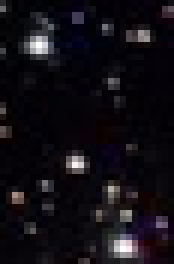
#> input picture images/44x29-test-2011-05Andreo_BigDipper7k.png, 29 x 44 px (shown 6 times larger)
$ python ObjectCounter.py
#> lines starting #> are read from the running program, lines starting #| are printed output that depends on the picture
#
#   Author: Monica Amaya, Savannah McCoy, Seedy Jahateh, Isaac Gray, Deanna M. Wilborne
#  Created: 2023-07-06
# Location: Berea College, Berea, Kentucky
#   Course: 2023 URCPP (Undergraduate Research and Creative Projects Program)
#     Term:
#  Purpose: A set of classes that provide a rapid method of counting objects in relatively small astro-photographs
#
# History:
#           2023-07-06, DMW, created from composite of code developed during research
#
#   Notes:
#           Copyright (c) 2023, Monica Amaya, Savannah McCoy, Seedy Jahahteh, Isaac Gray, Deanna M. Wilborne
#           MIT License, see: https://github.com/mewiii/2023-URCPP-Astro-Object-Detector/blob/main/LICENSE

from matplotlib import image
import datetime as dt
import matplotlib.pyplot as plt
import random
import matplotlib.animation as animation


class GetImageFile:

    def __init__(self, image_file_name: str = "") -> None:
        self.image_raw = None  # the original unprocessed data
        self.image_file_name = image_file_name
        self.timings = {}
        try:
            start_time = dt.datetime.now()
            if image_file_name != "":
                self.image_raw = image.imread(image_file_name)
#> self.image_raw is the input picture: shape (44, 29, 3) float32; mean R, G, B 0.0702, 0.0578, 0.0804
                self.image_rows = self.image_height = self.image_raw.shape[0]
#> self.image_rows = 44; self.image_height = 44
                self.image_cols = self.image_width = self.image_raw.shape[1]
#> self.image_cols = 29; self.image_width = 29
                self.image_dims = self.image_raw.shape[2]
#> self.image_dims = 3
            self.save_timing("IMAGE_LOAD", start_time)

            # make a 3 color slice from a 4+ dimensional object
            start_time = dt.datetime.now()
            if self.image_dims > 3:
                # self.image_3dim = np.delete(self.image_data, -1, axis=2)
                self.image_data = self.image_raw[:, :, :-1]
            else:
                self.image_data = self.image_raw.copy()
            self.save_timing("3DIM", start_time)

        except FileNotFoundError:
            print("{} not found.".format(image_file_name))

    def save_timing(self, timing_key: str, start_time) -> None:
        elapsed_time = dt.datetime.now() - start_time
        self.timings[timing_key] = [str(elapsed_time), elapsed_time]

    def show_timings(self):
        for key in self.timings.keys():
            print("{}: {}".format(key, self.timings[key][0]))


class ImageBase(GetImageFile):

    def __init__(self, image_file_name: str) -> None:
        super().__init__(image_file_name)
        self.color_tagged_image = None
        self.image_rows = None
        self.image_cols = None
        self.image_colors = None
        self.image_color_tagged = None
        self.image_rectangles = None

        if self.image_data is not None:
            self.image_rows, self.image_cols, self.image_colors = self.image_data.shape
#> self.image_colors = 3

    # [49 lines left out: functions color_tag_coord, draw_rectangles, show_image, save_image, not called in this run]

    def save_timing(self, timing_key: str, start_time) -> None:
        elapsed_time = dt.datetime.now() - start_time
        self.timings[timing_key] = [str(elapsed_time), elapsed_time]


class CourseObjectDetector(ImageBase):

    def __init__(self, image_file_name: str = "") -> None:
        super().__init__(image_file_name)
        self.test_offsets = [(-1, -1), (-1, 0), (-1, 1), (0, 1), (1, 1), (1, 0), (1, -1), (0, -1)]
        self.course_objects_list = []

        if self.image_data is not None:
            self.find_objects()

    def find_objects(self) -> []:
        start_time = dt.datetime.now()
        objects = []
        for r in range(self.image_rows):
            for c in range(self.image_cols):
                test_pixel_brightness = self.image_data[r][c].mean()
                found_object = True

                for d in self.test_offsets:
                    test_r = r + d[0]  # add the row direction offset to the current r
                    test_c = c + d[1]  # add the col direction offset to the current c
                    if test_r < 0 or test_r >= self.image_rows:
                        continue  # skip invalid rows
                    if test_c < 0 or test_c >= self.image_cols:
                        continue  # skip invalid columns
                    border_pixel_brightness = self.image_data[test_r][test_c].mean()
                    if border_pixel_brightness > test_pixel_brightness:
                        found_object = False
                        break  # brighter object found, skip to next pixel

                if found_object:
                    objects.append([test_pixel_brightness, (r, c)])
#> after the loop, objects = 118 items

        objects.sort(reverse=True)
        self.course_objects_list = objects
#> self.course_objects_list = 118 items
        elapsed_time = dt.datetime.now() - start_time
        self.timings["COURSE_COUNT"] = [str(elapsed_time), elapsed_time]
        return objects


class RefinedObjectDetector(CourseObjectDetector):

    def __init__(self, image_file_name: str = "", above_multi=1.0) -> None:
        super().__init__(image_file_name)
        self.refined_objects_list = []
        self.image_mean = self.image_data.mean()  # TODO: 2023-06-01, DMW, need to generalize this
#> self.image_mean = 0.0695

        # if we have a list of course objects, refine the objects detected
        if len(self.course_objects_list) > 0:
            self.refine_detected_objects(above_multi * self.image_mean)

    def refine_detected_objects(self, above_value: float) -> None:
        self.find_objects_at_or_above_value(self.course_objects_list, above_value)

    # given a list of object coordinates, find pixels above a specified value
    def find_objects_at_or_above_value(self, objects, above_value):
#> called with above_value = 0.0695
        start_time = dt.datetime.now()
        output_objects = objects.copy()
#> output_objects = 118 items
        for o in objects:
            r = o[1][0]
            c = o[1][1]

            if o[0] < above_value:
                output_objects.remove(o)
#> this loop made 118 passes
#> (o, r, c) on passes 1 to 12: ([0.999, (7, 6)], 7, 6), ([0.997, (41, 20)], 41, 20), ([0.956, (27, 12)], 27, 12), ([0.681, (31, 18)], 31, 18), ([0.597, (35, 21)], 35, 21), ([0.596, (5, 23)], 5, 23), ([0.575, (32, 2)], 32, 2), ([0.463, (37, 26)], 37, 26), ([0.46, (30, 7)], 30, 7), ([0.454, (4, 17)], 4, 17), ([0.417, (13, 18)], 13, 18), ([0.414, (1, 0)], 1, 0)
#> (r, c) on passes 61 to 66: (7, 28), (33, 28), (4, 28), (19, 21), (28, 23), (28, 1)
#> after the loop, output_objects = 34 items

        self.refined_objects_list = output_objects
#> self.refined_objects_list = 34 items
        elapsed_time = dt.datetime.now() - start_time
        self.timings["REFINED_COUNT"] = [str(elapsed_time), elapsed_time]
        return output_objects


# Class for computing Standard Deviation
class SD:

    # constructor takes an optional list of data
    def __init__(self, data: []) -> None:
        if len(data) == 0:
            raise ValueError("Length of data is 0.")

        self.data = data
        self.sum = sum(self.data)
        self.mean = float(self.sum) / float(len(data))
        self.max = max(data)
        self.min = min(data)
        self.sum_of_sq_diffs = 0
        self.variance = 0
        self.sigma = 0
        self.calc_sd()

    # calculate the standard deviation
    def calc_sd(self) -> None:
        for val in self.data:
            self.sum_of_sq_diffs += (val - self.mean) ** 2.0

        self.variance = self.sum_of_sq_diffs / len(self.data)
        self.sigma = self.variance ** 0.5

    # summarize the simple statistics
    # [7 lines left out: function __str__, not called in this run]

    def to_string(self) -> None:
        print(self)


# 2023-06-04, DMW, very loosely based on: https://dbader.org/blog/python-iterators
class QualitativeColorIterator:

    def __init__(self):
        self.map = 0
        self.index = [0, 0, 0]
        self.max = 20

    # [16 lines left out: function __next__, not called in this run]


class PrecisionObjectDetector(RefinedObjectDetector):

    def __init__(self, image_file_name: str = "",
                 animate_object_detection=False,
                 above_multi=1.0,
                 debug=False,
                 # timeout=2
                 ) -> None:
        super().__init__(image_file_name, above_multi)
        if debug:
            self.color_tag_coord(self.course_objects_list, (1.0, 1.0, 0))
            self.show_image(self.image_color_tagged)
            self.color_tag_coord(self.refined_objects_list, (0.0, 1.0, 0.0))
            self.show_image(self.image_color_tagged)
        self.precision_objects_list = []
        self.image_erasable = None
        self.image_zero_below(self.image_mean)
        self.object_rectangles = []
        self.object_areas = []
        self.area_statistics = None
        self.object_count = 0

        # animation specific class global variables
        self.image_animation_frames_list = [self.image_data.copy()]
        self.image_animation_frame = self.image_data.copy()
        self.animate_object_detection = animate_object_detection
        self.animation_color = (0.0, 1.0, 1.0)
        self.qci = QualitativeColorIterator()

        self.erased_points = []
        if self.image_data is not None:
            try:
                self.objects_points = self.find_objects_points()
                self.get_objects_rectangles()  # this can't run without find_objects_points() completing
            except TimeoutError as e:  # this exception is not raised, test code is commented out
                self.objects_points = []
                print(e)

        else:
            self.objects_points = []  # hold all the points that define a single object

    def get_objects_rectangles(self):
        if len(self.objects_points) == 0:
            return

        start_time = dt.datetime.now()
        object_rectangles = []
        object_areas = []
        for obj in self.objects_points:
            brightness, coords = zip(*obj)
            rows, cols = zip(*coords)
            min_row, min_col = min(rows), min(cols)
            max_row, max_col = max(rows), max(cols)
            object_rectangles.append([
                (min_row, min_col),
                (max_row, max_col)
            ])
            area = (max_row - min_row+1) * (max_col - min_col+1)
            object_areas.append(area)

        self.object_rectangles = object_rectangles
        self.object_count = len(self.object_rectangles)  # the number of rectangles is the number of detected objects
        self.object_areas = object_areas
        self.area_statistics = SD(self.object_areas)
        self.save_timing("RECTANGLES_AREAS", start_time)

    def find_objects_points(self):
        def random_pastel():
            return random.random()*0.5 + 0.5

        def triple_pastel():
            return random_pastel(), random_pastel(), random_pastel()

        start_time = dt.datetime.now()
        objects_points = []
        for obj in self.refined_objects_list:
            if self.animate_object_detection:
                color = next(self.qci)
                self.animation_color = color[0], color[1], color[2]
            object_points = self.find_object_points(obj)
            if len(object_points) > 0:
                objects_points.append(object_points)

        elapsed_time = dt.datetime.now() - start_time
        self.timings["PRECISION_OBJECTS"] = [str(elapsed_time), elapsed_time]
        self.precision_objects_list = objects_points
        return objects_points

    def image_zero_below(self, below_value: float, color=(0.0, 0.0, 0.0)) -> None:
#> called with below_value = 0.0695, color = (0, 0, 0)
        self.image_erasable = self.image_data.copy()
        for r in range(self.image_rows):
            for c in range(self.image_cols):
                # TODO: 2023-05-31, DMW, this function needs to be generalized
                pixel_data = self.image_erasable[r][c].mean()
                if pixel_data < below_value:
                    self.image_erasable[r][c] = color  # set pixels below below_value to black
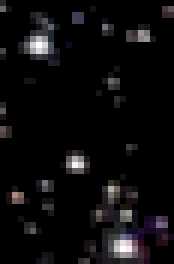
#> self.image_erasable: shape (44, 29, 3) float32 (shown 6 times larger); mean R, G, B 0.0503, 0.046, 0.0507

    def find_object_points(self, obj: [], obj_list=None) -> []:
        if obj_list is None:
            obj_list = []

        if obj[1] in self.erased_points:
            return obj_list
        else:
            self.erased_points.append(obj[1])

        obj_list.append(obj)

        obj_brightness = obj[0]
        obj_row, obj_col = obj[1]
        self.image_erasable[obj_row][obj_col] = (0.0, 0.0, 0.0)
        if self.animate_object_detection:
            self.image_animation_frame[obj_row][obj_col] = self.animation_color
            self.image_animation_frames_list.append(self.image_animation_frame.copy())
        for d in self.test_offsets:
            next_row = obj_row + d[0]
            next_col = obj_col + d[1]
            if 0 <= next_row < self.image_rows and 0 <= next_col < self.image_cols:
                next_brightness = self.image_erasable[next_row, next_col].mean()

                if self.image_mean <= next_brightness <= obj_brightness:
                    obj_list += self.find_object_points([next_brightness, (next_row, next_col)])

        return obj_list

    # [38 lines left out: functions create_animation_frames, show_animation_frames, not called in this run]

    # noinspection PyMethodMayBeStatic
    # noinspection SpellCheckingInspection
    def srgb_grayscale(self, color_tuple: ()) -> int:
        return int(color_tuple[0] * 0.2126 + color_tuple[1] * 0.7152 + color_tuple[2] * 0.0722)

    # 2023-06-04, DMW, created this method
    # [12 lines left out: function save_animation_frames, not called in this run]


# limited testing
if __name__ == "__main__":
    def ___main_test___():
        test_filename = "./images/44x29-test-2011-05Andreo_BigDipper7k.png"
        pod = PrecisionObjectDetector(test_filename)
#> the loop in find_objects_points, `for obj in self.refined_objects_list:` made 34 passes
#> the loop in get_objects_rectangles, `for obj in self.objects_points:` made 33 passes
#> obj on passes 12, 14, 17, 19, 22, 25, 26, 27, 28, 30, 31: [[0.414, (1, 0)], [0.167, (0, 0)], [0.081, (1, 1)]], [[0.397, (4, 8)], [0.339, (3, 7)]], [[0.349, (18, 0)], [0.152, (17, 0)], [0.0902, (19, 0)]], [[0.299, (6, 21)], [0.292, (5, 21)]], [[0.278, (8, 0)], [0.0863, (9, 0)]], [[0.246, (24, 21)], [0.145, (24, 22)], [0.0837, (25, 21)]], [[0.212, (41, 15)], [0.0993, (40, 15)]], [[0.19, (16, 19)], [0.0915, (16, 20)], [0.131, (17, 19)]], [[0.184, (39, 27)], [0.0863, (40, 27)]], [[0.0915, (15, 16)]], [[0.0863, (13, 4)], [0.0745, (13, 5)]]
#> the loop in calc_sd, `for val in self.data:` made 33 passes
#> val on passes 1, 2, 3, 4, 6, 7, 8, 9, 10, 11, 12, 13: 63, 132, 20, 35, 12, 12, 16, 6, 6, 12, 4, 9
        print(pod.object_count)  # 33 is the expected output
#| 33
        pod.show_timings()
    ___main_test___()
